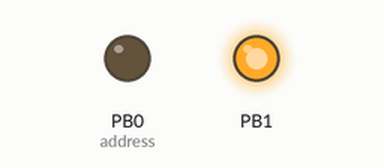
Bench run of a program on a simulated ATtiny85, built with avr-gcc and run on an emulated ATtiny85. Shown: output pins drawn as LEDs (lit = HIGH). EEPROM starts erased.

Above: at 0.1 s.
At 0.6 s:
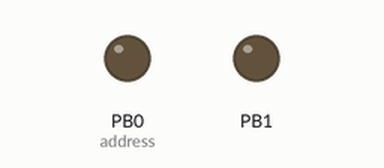
Timing chart, 0 to 2.1 s (numbered marks = the images above):
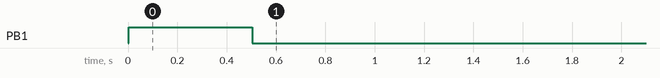

The program:

main.cpp
```cpp
#include <Arduino.h>
#include <EEPROM.h>

int address = 0;
int brightness = 255;
byte STEP = 0;
int once = 0;
void setup()
{
  pinMode(0, OUTPUT);
  pinMode(1, OUTPUT);
  STEP = EEPROM.read(address);
  switch (STEP)
  {
  case 0:
    analogWrite(address, brightness);
    break;
  case 1:
    analogWrite(address, brightness);
    delay(200);
    analogWrite(address, brightness / 1.5);
    break;
  case 2:
    analogWrite(address, brightness / 1.5);
    delay(200);
    analogWrite(address, brightness / 2);
    break;
  case 3:
    analogWrite(address, brightness / 2);
    delay(200);
    analogWrite(address, brightness / 4);
    break;
  }
  if (STEP == 3)
  {
    STEP = -1;
  }
  EEPROM.write(address, STEP + 1);
}
void loop()
{
  if (once < 1)
  {
    STEP = EEPROM.read(address);
    for (int i = 0; i < STEP + 1; i++)
    {
      digitalWrite(1, HIGH);
      delay(500);
      digitalWrite(1, LOW);
      delay(1000);
    }
    once++;
  }
}
```

Measured:
- by itself, PB1: LOW → HIGH at 0.00 s, → LOW 0.50 s later
